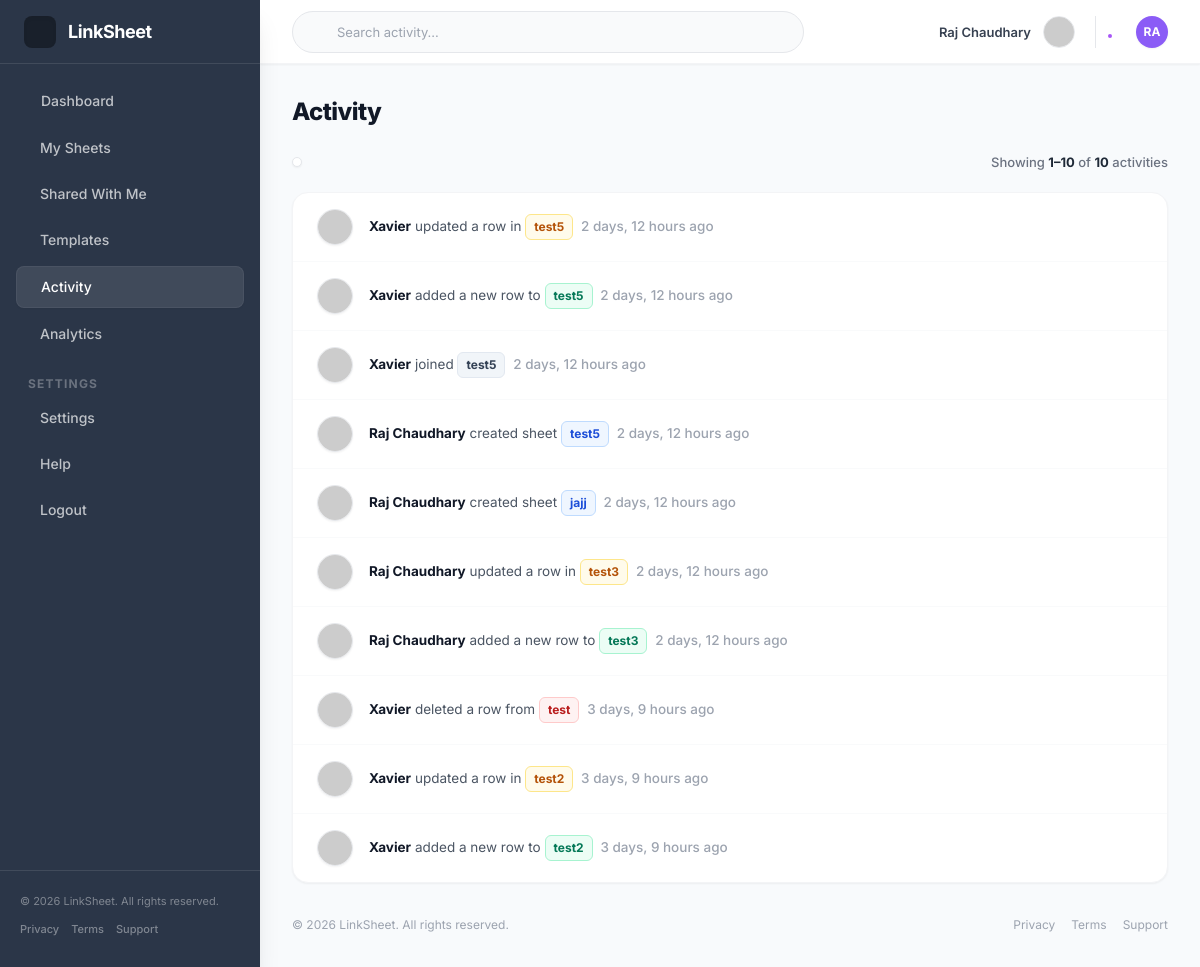
Screenshot of /activity/ (signed in) with the database file from the repository.
### sheets/models.py (models this page shows, shortened)
class ActivityLog(models.Model):
    ACTION_SHEET_CREATED    = "sheet_created"
    ACTION_ROW_ADDED        = "row_added"
    ACTION_ROW_UPDATED      = "row_updated"
    ACTION_ROW_DELETED      = "row_deleted"
    ACTION_MEMBER_JOINED    = "member_joined"
    ACTION_COLLAB_ADDED     = "collaborator_added"
    ACTION_CHOICES = [
        (ACTION_SHEET_CREATED, "Created sheet"),
        (ACTION_ROW_ADDED,     "Added a row to"),
        (ACTION_ROW_UPDATED,   "Updated a row in"),
        (ACTION_ROW_DELETED,   "Deleted a row from"),
        (ACTION_MEMBER_JOINED, "Joined"),
        (ACTION_COLLAB_ADDED,  "Added as collaborator to"),
    ]
    user = models.ForeignKey(
        User,
        on_delete=models.CASCADE,
        related_name="activity_logs"
    )
    sheet = models.ForeignKey(
        Sheet,
        on_delete=models.CASCADE,
        related_name="activity_logs",
        null=True,
        blank=True
    )
    action = models.CharField(max_length=30, choices=ACTION_CHOICES)
    metadata = models.JSONField(default=dict, blank=True)
    created_at = models.DateTimeField(auto_now_add=True)
    class Meta:
        ordering = ["-created_at"]
        indexes = [
            models.Index(fields=["user", "-created_at"]),
            models.Index(fields=["sheet", "-created_at"]),
        ]

class Sheet(models.Model):
    owner = models.ForeignKey(
        User,
        on_delete=models.CASCADE,
        related_name="owned_sheets"
    )
    name = models.CharField(max_length=255)
    google_sheet_id = models.CharField(
        max_length=255,
        unique=True,
        db_index=True
    )
    google_url = models.URLField()
    share_token = models.CharField(
        max_length=64,
        unique=True,
        editable=False,
        db_index=True
    )
    columns = models.JSONField(default=list)  # flat list of header names — kept for Google Sheets sync cache
    sync_config = models.JSONField(default=dict, blank=True)
    response_count = models.PositiveIntegerField(default=0)
    is_active = models.BooleanField(default=True)
    is_live = models.BooleanField(default=True)
    is_syncing = models.BooleanField(default=False)
    last_synced = models.DateTimeField(null=True, blank=True)
    created_at = models.DateTimeField(auto_now_add=True)
    updated_at = models.DateTimeField(auto_now=True)

### sheets/views.py (the view)
# urls.py: path("activity/", views.activity_page, name="activity"),
@login_required
def activity_page(request):
    user = request.user
    owned_ids = list(Sheet.objects.filter(owner=user).values_list("id", flat=True))
    member_ids = list(
        SheetMember.objects.filter(user=user, is_active=True).values_list("sheet_id", flat=True)
    )
    all_sheet_ids = list(set(owned_ids + member_ids))
    qs = (
        ActivityLog.objects
        .filter(Q(sheet_id__in=all_sheet_ids) | Q(user=user))
        .select_related("user", "sheet", "user__google_credentials")
        .order_by("-created_at")
    )
    action_filter = request.GET.get("filter", "all")
    ACTION_MAP = {
        "created": [ActivityLog.ACTION_SHEET_CREATED],
        "updated": [ActivityLog.ACTION_ROW_ADDED, ActivityLog.ACTION_ROW_UPDATED],
        "deleted": [ActivityLog.ACTION_ROW_DELETED],
    }
    if action_filter in ACTION_MAP:
        qs = qs.filter(action__in=ACTION_MAP[action_filter])
    search = request.GET.get("q", "").strip()
    if search:
        qs = qs.filter(
            Q(sheet__name__icontains=search) | Q(user__username__icontains=search)
        )
    paginator = Paginator(qs, 10)
    page_obj = paginator.get_page(request.GET.get("page", 1))
    return render(request, "activity.html", {
        "page_obj": page_obj,
        "total": paginator.count,
        "action_filter": action_filter,
        "search": search,
    })

### sheets/context_processors.py (called while the page is built)
def google_profile(request):
    if not request.user.is_authenticated:
        return {"google_profile_pic": None}
    gc = (
        GoogleCredentials.objects
        .filter(user=request.user)
        .values_list("profile_picture", flat=True)
        .first()
    )
    return {"google_profile_pic": gc}

### templates/activity.html (shortened to what this page needs)
{% extends "base.html" %}
{% block content %}
<div class="flex h-screen w-full bg-[#f8fafc] overflow-hidden font-sans text-sm">
  <aside class="w-[260px] bg-[#2b3648] text-white flex flex-col shadow-xl z-20 shrink-0">
      <div class="h-16 flex items-center px-6 mb-4 border-b border-white/10 shrink-0">
          <div class="w-8 h-8 bg-black/40 text-white rounded-lg flex items-center justify-center mr-3 shadow-inner">
          </div>
          <span class="text-lg font-bold tracking-tight">LinkSheet</span>
      </div>
      <nav class="flex-1 px-4 space-y-1.5 overflow-y-auto pb-4">
          <a href="{% url 'dashboard' %}" class="flex items-center gap-3 px-3 py-2.5 text-white/70 hover:text-white hover:bg-white/5 rounded-lg text-sm font-medium transition-colors border border-transparent">
               Dashboard
          </a>
          <a href="{% url 'dashboard' %}" class="flex items-center gap-3 px-3 py-2.5 text-white/70 hover:text-white hover:bg-white/5 rounded-lg text-sm font-medium transition-colors">
               My Sheets
          </a>
          <a href="{% url 'dashboard' %}?tab=joined" class="flex items-center gap-3 px-3 py-2.5 text-white/70 hover:text-white hover:bg-white/5 rounded-lg text-sm font-medium transition-colors">
               Shared With Me
          </a>
          <a href="#" class="flex items-center gap-3 px-3 py-2.5 text-white/70 hover:text-white hover:bg-white/5 rounded-lg text-sm font-medium transition-colors">
               Templates
          </a>
          <a href="{% url 'activity' %}" class="flex items-center gap-3 px-3 py-2.5 bg-white/10 rounded-lg text-sm font-medium text-white shadow-sm transition-colors border border-white/5">
               Activity
          </a>
          <a href="#" class="flex items-center gap-3 px-3 py-2.5 text-white/70 hover:text-white hover:bg-white/5 rounded-lg text-sm font-medium transition-colors">
               Analytics
          </a>
          <div class="mt-8 mb-2 px-3 text-xs font-bold text-white/30 uppercase tracking-widest pt-4">Settings</div>
          <a href="#" class="flex items-center gap-3 px-3 py-2.5 text-white/70 hover:text-white hover:bg-white/5 rounded-lg text-sm font-medium transition-colors">
               Settings
          </a>
          <a href="#" class="flex items-center gap-3 px-3 py-2.5 text-white/70 hover:text-white hover:bg-white/5 rounded-lg text-sm font-medium transition-colors">
               Help
          </a>
          <form method="POST" action="{% url 'logout' %}" class="mt-auto">
              <button type="submit" class="w-full flex items-center gap-3 px-3 py-2.5 text-white/70 hover:text-white hover:bg-red-500/20 hover:text-red-300 rounded-lg text-sm font-medium transition-colors">
                   Logout
              </button>
          </form>
      </nav>
      <div class="mt-auto border-t border-white/10 shrink-0 pb-2">
          <div class="p-5">
              <p class="text-[11px] text-white/40">&copy; 2026 LinkSheet. All rights reserved.</p>
              <div class="flex gap-3 mt-2 text-[11px] text-white/40 font-medium">
                  <a href="#" class="hover:text-white transition-colors">Privacy</a>
                  <a href="#" class="hover:text-white transition-colors">Terms</a>
                  <a href="#" class="hover:text-white transition-colors">Support</a>
              </div>
          </div>
      </div>
  </aside>
  <div class="flex-1 flex flex-col h-screen overflow-hidden bg-[#f8fafc]">
    <header class="h-16 bg-white shrink-0 flex items-center justify-between px-8 shadow-[0_1px_2px_rgba(0,0,0,0.05)] z-10 border-b border-gray-100">
        <div class="flex items-center w-full max-w-3xl">
            <div class="relative w-full max-w-lg">
                <input type="text" id="liveSearch" placeholder="Search activity..." value="{{ search }}" class="w-full pl-11 pr-4 py-2.5 bg-gray-50 border border-gray-200 rounded-full text-[13px] focus:bg-white focus:border-blue-400 focus:ring-4 focus:ring-blue-50 outline-none transition-all placeholder:text-gray-400">
            </div>
        </div>
        <div class="flex items-center gap-5 shrink-0">
            <div class="flex items-center gap-3 border-r border-gray-200 pr-5">
                <span class="text-[13px] font-semibold text-gray-700">{{ user.first_name|default:user.username }} {{ user.last_name|default:"" }}</span>
                {% with pic=user.google_credentials.profile_picture %}
                <img src="{% if pic %}{{ pic }}{% else %}https://ui-avatars.com/api/?name={{ user.username }}&background=6366f1&color=fff&size=128{% endif %}" class="w-8 h-8 rounded-full border border-gray-200 bg-white object-cover">
                {% endwith %}
            </div>
            <button class="text-gray-400 hover:text-gray-700 relative transition-colors">
                <span class="absolute top-0 right-0.5 w-2 h-2 bg-purple-500 border-2 border-white rounded-full"></span>
            </button>
            <div class="w-8 h-8 bg-[#8b5cf6] text-white rounded-full flex items-center justify-center text-xs font-bold shadow-sm cursor-pointer">
                {{ user.username|slice:":2"|upper }}
            </div>
        </div>
    </header>
    <main class="flex-1 overflow-y-auto px-8 py-8">
      <h1 class="text-2xl font-extrabold text-gray-900 mb-6 tracking-tight">Activity</h1>
      <div class="flex items-center justify-between mb-5">
        <div class="flex gap-1 bg-white border border-gray-200 rounded-xl p-1 shadow-sm">
        </div>
        <span class="text-[13px] text-gray-500 font-medium">
          Showing <span class="font-bold text-gray-800">{{ page_obj.start_index }}–{{ page_obj.end_index }}</span>
          of <span class="font-bold text-gray-800">{{ total }}</span> activities
        </span>
      </div>
      <div class="bg-white rounded-2xl border border-gray-100 shadow-sm overflow-hidden">
        {% for log in page_obj %}
        <div class="flex items-center gap-4 px-6 py-4 border-b border-gray-50 hover:bg-gray-50/60 transition-colors group last:border-0">
          {% with pic=log.user.google_credentials.profile_picture %}
          <img src="{% if pic %}{{ pic }}{% else %}https://ui-avatars.com/api/?name={{ log.user.username }}&background=6366f1&color=fff&size=80{% endif %}"
               class="w-9 h-9 rounded-full border border-gray-200 object-cover shadow-sm shrink-0"
               title="{{ log.user.email|default:log.user.username }}">
          {% endwith %}
          <div class="flex-1 min-w-0">
            <p class="text-[13.5px] text-gray-700">
              <span class="font-bold text-gray-900">{{ log.user.first_name|default:log.user.username }}</span>
              {% if log.action == "sheet_created" %}
                <span class="text-gray-600"> created sheet </span>
              {% elif log.action == "row_added" %}
                <span class="text-gray-600"> added a new row to </span>
              {% elif log.action == "row_updated" %}
                <span class="text-gray-600"> updated a row in </span>
              {% elif log.action == "row_deleted" %}
                <span class="text-gray-600"> deleted a row from </span>
              {% elif log.action == "member_joined" %}
                <span class="text-gray-600"> joined </span>
              {% elif log.action == "collaborator_added" %}
                <span class="text-gray-600"> was added as collaborator to </span>
              {% endif %}
              {% if log.sheet %}
              <span class="inline-flex items-center gap-1 px-2 py-0.5 rounded-md
                           {% if log.action == 'sheet_created' %}bg-blue-50 text-blue-700 border border-blue-200
                           {% elif log.action == 'row_added' %}bg-emerald-50 text-emerald-700 border border-emerald-200
                           {% elif log.action == 'row_updated' %}bg-amber-50 text-amber-700 border border-amber-200
                           {% elif log.action == 'row_deleted' %}bg-red-50 text-red-700 border border-red-200
                           {% else %}bg-slate-100 text-slate-700 border border-slate-200{% endif %}
                           text-[12px] font-bold">
                {{ log.sheet.name|truncatechars:28 }}
              </span>
              {% endif %}
              <span class="text-gray-400 font-medium ml-1">{{ log.created_at|timesince }} ago</span>
            </p>
          </div>
        </div>
        {% endfor %}
      </div>
      <div class="mt-8 flex items-center justify-between text-[12px] text-gray-400">
        <span>© 2026 LinkSheet. All rights reserved.</span>
        <div class="flex gap-4">
          <a href="#" class="hover:text-gray-600 transition-colors">Privacy</a>
          <a href="#" class="hover:text-gray-600 transition-colors">Terms</a>
          <a href="#" class="hover:text-gray-600 transition-colors">Support</a>
        </div>
      </div>
    </main>
  </div>
</div>
{% endblock %}

### templates/base.html (shortened to what this page needs)
<!DOCTYPE html>
<html lang="en">
<head>
  <script src="https://cdn.tailwindcss.com"></script>
</head>
<body class="bg-background text-foreground min-h-screen flex flex-col font-sans antialiased">
  <main class="flex-grow max-w-7xl w-full mx-auto px-6 py-8 animate-fade-in">
    {% block content %}{% endblock %}
  </main>
</body>
</html>

### templates/activity.html (style rules this page uses)
body > main.max-w-7xl { max-width: 100% !important; width: 100% !important; padding: 0 !important; margin: 0 !important; height: 100vh; display: flex; flex-direction: column; }
body { overflow: hidden; margin: 0; padding: 0; }

### rows the page displays
ActivityLog: user.first_name "Xavier", action "updated a row in", sheet.name "test5", created_at "2 days, 12 hours"
ActivityLog: user.first_name "Xavier", action "added a new row to", sheet.name "test5", created_at "2 days, 12 hours"
ActivityLog: user.first_name "Xavier", action "joined", sheet.name "test5", created_at "2 days, 12 hours"
ActivityLog: user.first_name "Raj Chaudhary", action "created sheet", sheet.name "test5", created_at "2 days, 12 hours"
ActivityLog: user.first_name "Raj Chaudhary", action "created sheet", sheet.name "jajj", created_at "2 days, 12 hours"
ActivityLog: user.first_name "Raj Chaudhary", action "updated a row in", sheet.name "test3", created_at "2 days, 12 hours"
ActivityLog: user.first_name "Raj Chaudhary", action "added a new row to", sheet.name "test3", created_at "2 days, 12 hours"
ActivityLog: user.first_name "Xavier", action "deleted a row from", sheet.name "test", created_at "3 days, 9 hours"
ActivityLog: user.first_name "Xavier", action "updated a row in", sheet.name "test2", created_at "3 days, 9 hours"
ActivityLog: user.first_name "Xavier", action "added a new row to", sheet.name "test2", created_at "3 days, 9 hours"

### other values shown
{{ user.first_name|default:user.username }} "Raj Chaudhary"
{{ user.username|slice:":2"|upper }} "RA"
{{ page_obj.start_index }} "1"
{{ page_obj.end_index }} "10"
{{ total }} "10"
